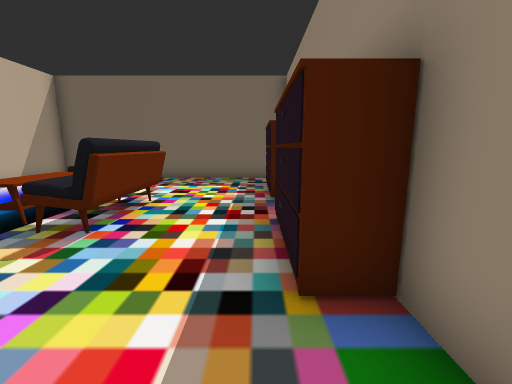
View 1 (above)

17 first-person views from a walk through a Unity game level. The camera is 1.4 m above the floor, tilts 10° down and sees 90° across. The floor is counted in squares, 1 m on a side. Each view is taken from the middle of a square. On the plan, view 1 faces up. The plan holds only what a view shows up to about 13 squares ahead; the rest is blank. The player character is not drawn. Some surface patterns are stand-ins.

View 2
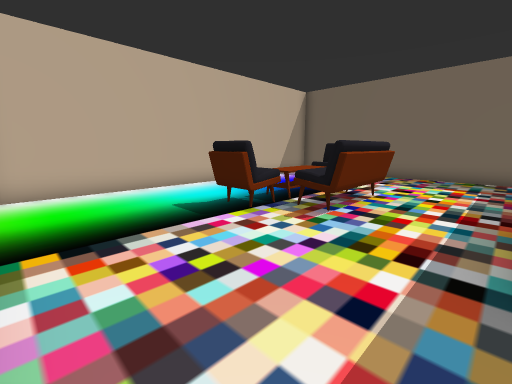

View 3
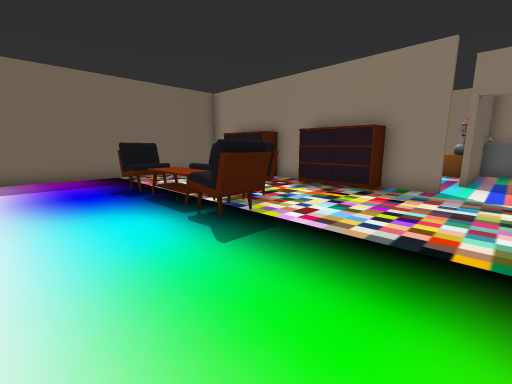

View 4
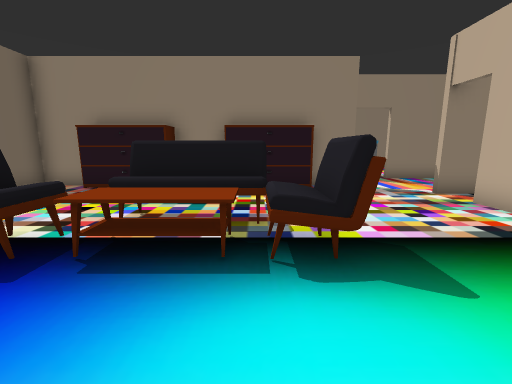

View 5
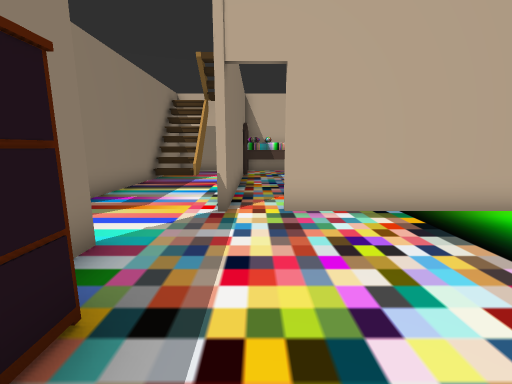

View 6
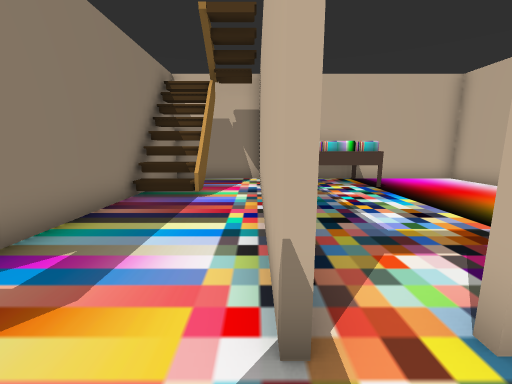

View 7
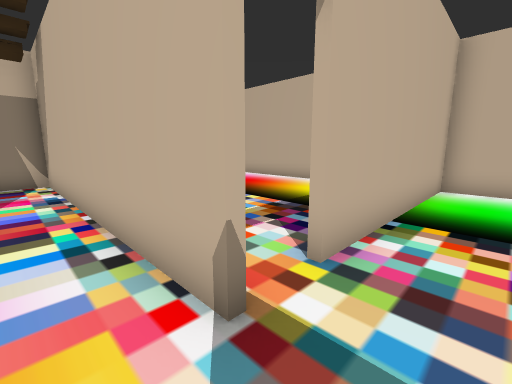

View 8
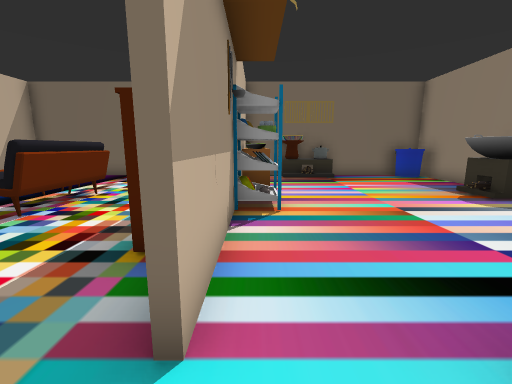

View 9
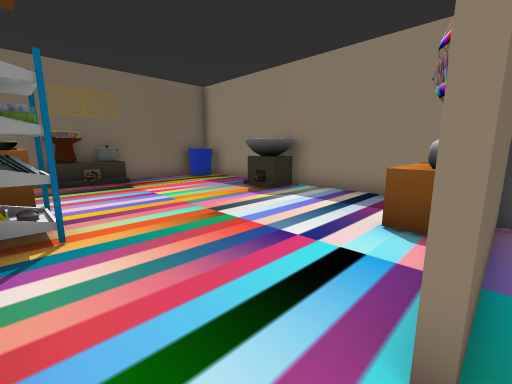

View 10
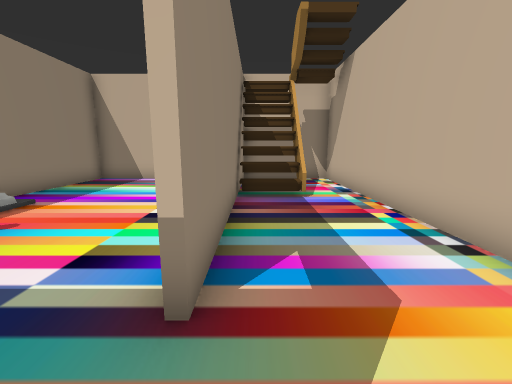

View 11
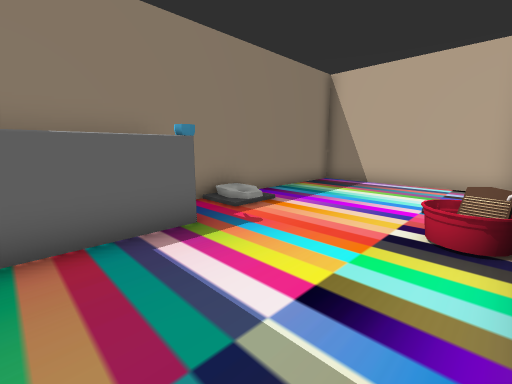

View 12
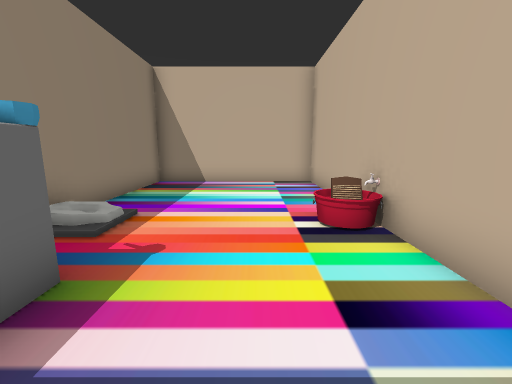

View 13
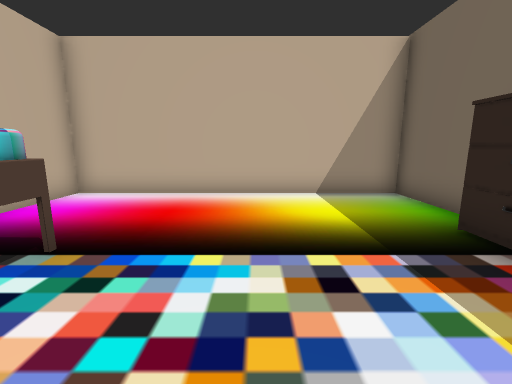

View 14
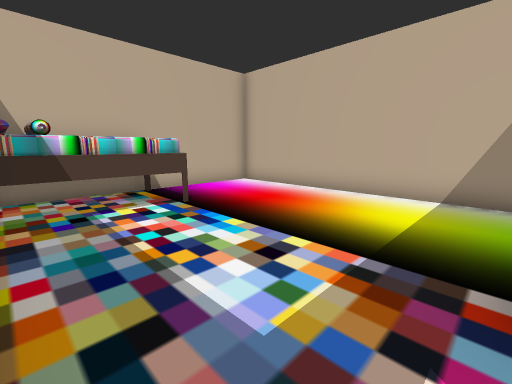

View 15
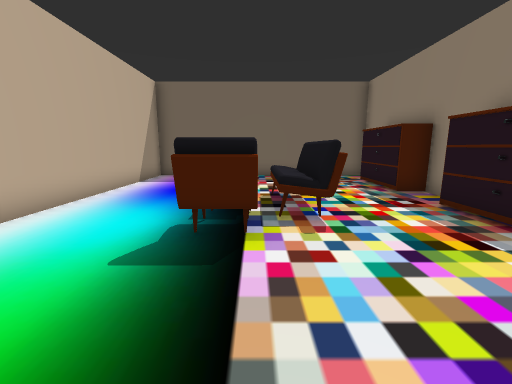

View 16
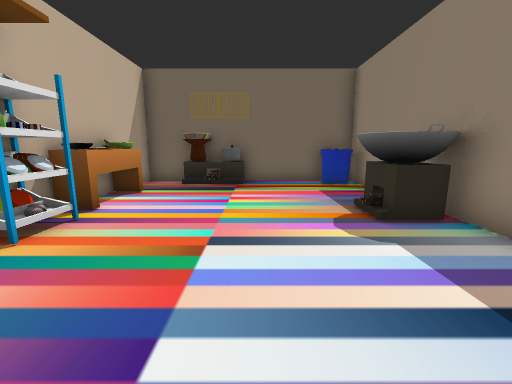

View 17
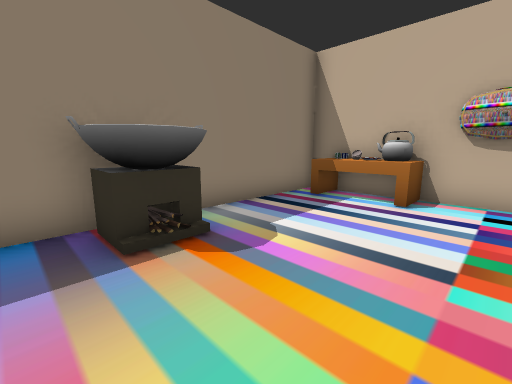

### Floor plan
Key: @ floor where view 1 was taken; # wall or solid block; . floor; / step, stairs or slope; = window, fence, low wall or low ledge; ^ raised ledge; O other object.
Columns run from 9 left of view 1 to 10 right of it. Each row starts with its distance up from view 1.
 12 ####################
 11 #.........#.##^...^#
 10 #.........#....... #
  9 #.........##.......#
  8 #...OO....#^.......#
  7 #...OOO...##.....###
  6 #...OOOO..##.....#^#
  5 #...OOOO..##.......#
  4 #...OOOO..#........#
  3 #...OO....#........#
  2 #.........#........#
  1 #.........#.....#^^#
  0 #........@...#######
 -1 #................#
 -2 ########.#...#...#
 -3 #...##...#...#...###
 -4 #........#...#.....#
 -5 #........#...#=.../#
 -6 #........#...#=.../#
 -7 #........#.#/#.....#
 -8 #........#.//#.....#
 -9 #....^^^##.//#.....#
-10 #....    #.. #.....#
-11 #....^^^ #.. #.....#
-12 ####################

Where each view was taken, in squares from view 1:
view 1: 0 up, 0 right, facing up
view 2: 1 down, 0 right, facing up-left
view 3: 1 down, 8 left, facing up-right
view 4: 4 up, 8 left, facing right
view 5: 4 up, 1 left, facing down
view 6: 0 up, 0 right, facing down
view 7: 0 up, 1 right, facing down-left
view 8: 1 down, 2 right, facing up
view 9: 0 up, 2 right, facing up-right
view 10: 0 up, 3 right, facing down
view 11: 1 down, 4 right, facing down-right
view 12: 1 down, 6 right, facing down
view 13: 6 down, 1 left, facing left
view 14: 3 down, 1 left, facing down-left
view 15: 1 down, 4 left, facing up
view 16: 1 up, 6 right, facing up
view 17: 8 up, 5 right, facing down-right
